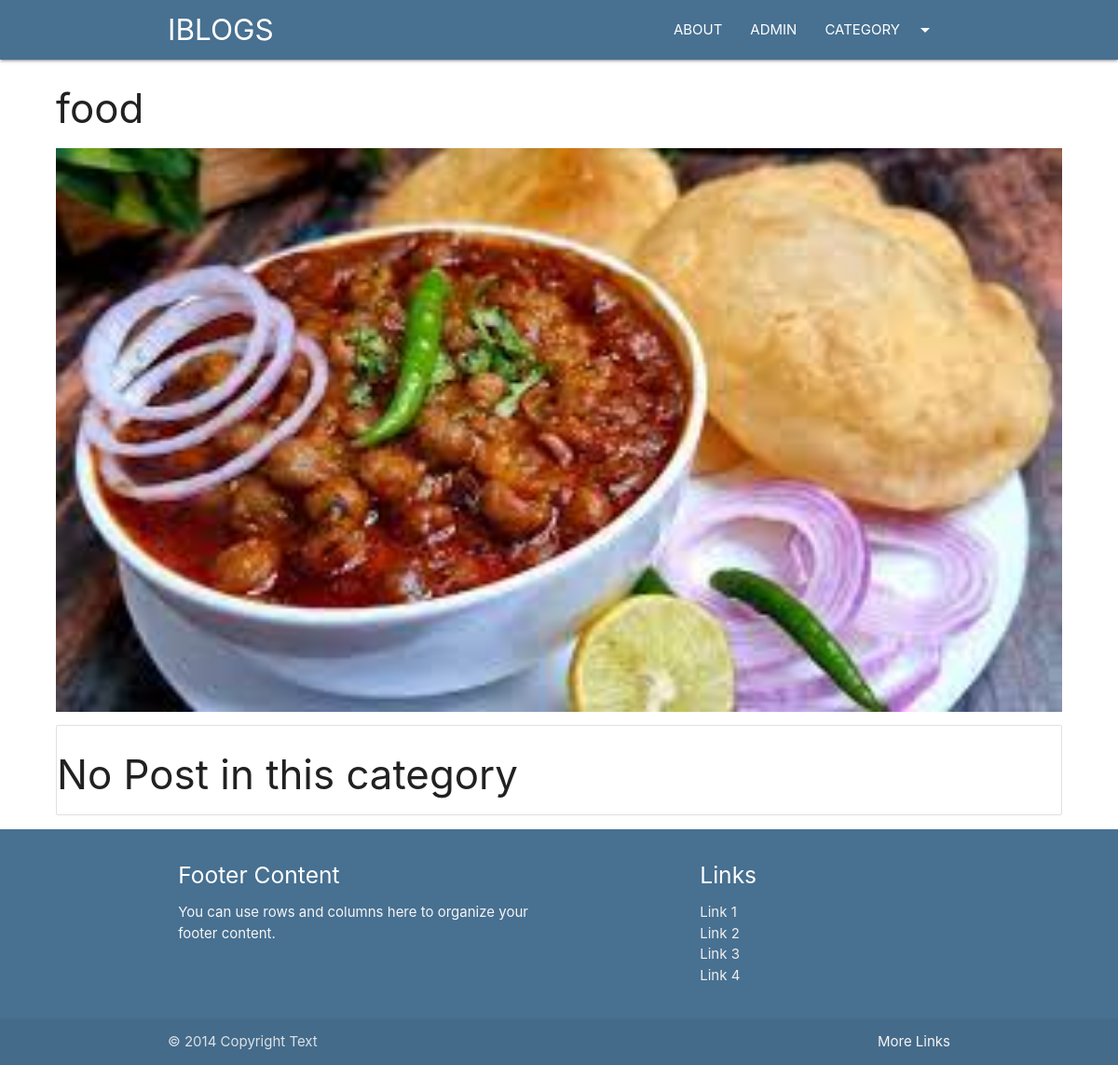
/category/food, run on the app's committed database.
### blog/models.py (models this page shows, shortened)
class Category(models.Model):
    cat_id=models.AutoField(primary_key=True)
    title=models.CharField(max_length=100)
    description=models.TextField()
    url=models.CharField(max_length=100)
    image=models.ImageField(upload_to='category/')
    add_date=models.DateTimeField(auto_now_add=True,null=True)

### blog/views.py (the view)
# urls.py: path('category/<slug:url>',category)
def category(request,url):
    cat=Category.objects.get(url=url)
    posts=Post.objects.filter(cat=cat)
    return render(request,'category.html',{'cat':cat,'posts':posts})

### template/category.html (shortened to what this page needs)
{%extends 'base.html'%}
{%block content%}
<div class="container-custom">
    <h3>{{cat.title}}</h3>
    <div class="img-container">
        <img src="/media/{{cat.image}}" class="responsive-img" style="max-height: 650px; width: 100%; object-fit: cover;"  alt="">
    </div>
    <div class="collection">
        {%for post in posts%}
        <a href="/blog/{{post.url}}" class="collection-item">{{post.title}}</a>
        {%empty%}
        <h3>No Post in this category</h3>
        {%endfor%}
      </div>
</div>
{%endblock%}

### blog/static/css/style.css (style rules this page uses)
.container-custom { width: 90% !important; margin: auto; }

### data on the page
Category: title "food", image (picture)
